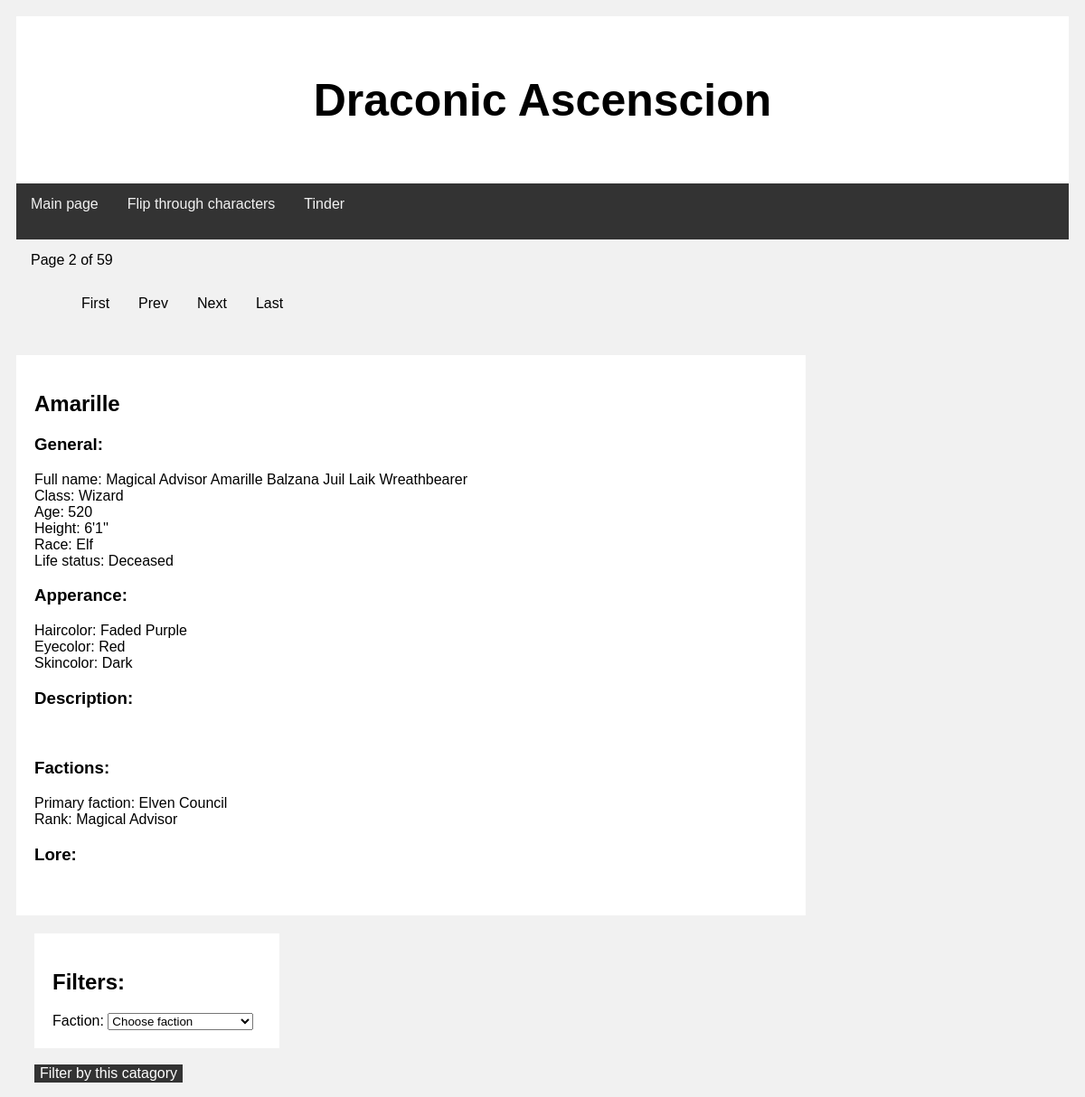
The page /character.php?faction=none&pageno=2 on the database its author committed.
### tables this page shows
CREATE TABLE `characters` (
  `id` int(6) UNSIGNED NOT NULL,
  `name` varchar(30) NOT NULL,
  `lastname` varchar(40) NOT NULL,
  `title` varchar(40) NOT NULL,
  `class` varchar(40) NOT NULL,
  `age` int(6) DEFAULT NULL,
  `height` varchar(10) DEFAULT NULL,
  `race` varchar(20) DEFAULT NULL,
  `prifaction` varchar(40) NOT NULL,
  `prirank` varchar(40) NOT NULL,
  `secfaction` varchar(40) NOT NULL,
  `secrank` varchar(40) NOT NULL,
  `description` varchar(300) NOT NULL,
  `lore` varchar(1000) DEFAULT NULL,
  `arc` varchar(40) NOT NULL,
  `haircolor` varchar(20) DEFAULT NULL,
  `eyecolor` varchar(20) DEFAULT NULL,
  `skincolor` varchar(20) DEFAULT NULL,
  `type` varchar(10) NOT NULL,
  `alive` tinyint(1) DEFAULT NULL,
  `dateable` tinyint(1) NOT NULL,
  `sexuality` varchar(40) NOT NULL,
  `likes` varchar(40) NOT NULL,
  `dislikes` varchar(40) NOT NULL,
  `status` varchar(40) NOT NULL,
  `lookingfor` varchar(40) NOT NULL
);

### character.php (the view, shortened to what this page needs)
<head>
  <link rel="stylesheet" type="text/css" href="stylesheet.css">
</head>
  <?php
  include "nav.inc.php";
  $conn = OpenCon();
  if (isset($_GET['pageno'])) {
    $pageno = $_GET['pageno'];
  } else {
    $pageno = 1;
  }
  $no_of_records_per_page = 1;
  $offset = ($pageno-1) * $no_of_records_per_page;
  $factionresult = "none";
  if((empty($_POST) || $_POST['faction'] == "Choose faction") && (empty($_GET['faction']) || $_GET['faction'] == "none")){
    $total_pages_sql = "SELECT COUNT(*) FROM characters";
    $result = mysqli_query($conn,$total_pages_sql);
    $total_rows = mysqli_fetch_array($result)[0];
    $total_pages = ceil($total_rows / $no_of_records_per_page);
    $sql = "SELECT name, lastname, title, class, age, height, race, prifaction, prirank, secfaction, secrank, description, lore, haircolor, eyecolor, skincolor, alive FROM characters ORDER BY name ASC LIMIT $offset, $no_of_records_per_page";
    $preparedStatement= $conn->prepare($sql);
    }
    $preparedStatement->execute();
    $preparedStatement->bind_result($rawName, $rawLastname, $rawTitle, $rawClass, $rawAge, $rawHeight, $rawRace, $rawPri, $rawPriR, $rawSec, $rawSecR, $rawDesc, $rawLore, $rawHairc, $rawEyec, $rawSkinc, $rawAlive);
    $factionresult = htmlspecialchars($factionresult, ENT_QUOTES, 'UTF-8');
    while($preparedStatement->fetch()){
      $name = htmlspecialchars($rawName, ENT_QUOTES, 'UTF-8');
      $lastname = htmlspecialchars($rawLastname, ENT_QUOTES, 'UTF-8');
      $title = htmlspecialchars($rawTitle, ENT_QUOTES, 'UTF-8');
      $class = htmlspecialchars($rawClass, ENT_QUOTES, 'UTF-8');
      $age = htmlspecialchars($rawAge, ENT_QUOTES, 'UTF-8');
      $height = htmlspecialchars($rawHeight, ENT_QUOTES, 'UTF-8');
      $race = htmlspecialchars($rawRace, ENT_QUOTES, 'UTF-8');
      $prifaction = htmlspecialchars($rawPri, ENT_QUOTES, 'UTF-8');
      $prirank = htmlspecialchars($rawPriR, ENT_QUOTES, 'UTF-8');
      $description = htmlspecialchars($rawDesc, ENT_QUOTES, 'UTF-8');
      $lore = htmlspecialchars($rawLore, ENT_QUOTES, 'UTF-8');
      $haircolor = htmlspecialchars($rawHairc, ENT_QUOTES, 'UTF-8');
      $eyecolor = htmlspecialchars($rawEyec, ENT_QUOTES, 'UTF-8');
      $skincolor = htmlspecialchars($rawSkinc, ENT_QUOTES, 'UTF-8');
      $alive = htmlspecialchars($rawAlive, ENT_QUOTES, 'UTF-8');
      echo "<div class='menu'>
            <div class='input'>
            Page $pageno of $total_pages
            <ul class='pagination'>
            <li style='float: left;'><a href='";
            echo "?faction=".($factionresult);
            echo "&pageno=1'>First</a></li>
              <li style='float: left;'>
            <a href='";
            echo '?faction='.($factionresult);
            if($pageno <= 1){ echo '#';
            } else { echo "&pageno=".($pageno - 1); }
      echo "'>Prev</a>
            </li>
            <li style='float: left;'>
            <a href='";
            echo '?faction='.($factionresult);
            if($pageno >= $total_pages){ echo '#';
            } else { echo "&pageno=".($pageno + 1); }
      echo  "'>Next</a>
              </li>
            <li style='float: left;'><a href='";
            echo "?faction=".($factionresult);
            echo "&pageno= $total_pages' name='faction'>Last</a></li>
            </ul>
            </div>
            </div>";
      echo  "
            <div class='row'>
            <div class='leftcolumn'>
            <div class='card'>
            <h2>$name</h2>
            <h3>General:</h3>
            Full name: $title $name $lastname<br>
            Class: $class<br>
            Age: $age<br>
            Height: $height<br>
            Race: $race<br>
            Life status: ";
            if($alive == '1') { echo "Alive";} else {
              echo "Deceased";
            }
        echo"<h3>Apperance:</h3>
            Haircolor: $haircolor<br>
            Eyecolor: $eyecolor<br>
            Skincolor: $skincolor<br>
            <h3>Description:</h3>
            $description<br>
            <h3>Factions:</h3>
            Primary faction: $prifaction<br>
            Rank: $prirank<br>";
            echo "
            <h3>Lore:</h3> $lore<br>
            </div>
            </div>
            </div>";
    }
    echo "
        <div class='rightcolumn' >
        <div class='card'>
        <h2>Filters:</h2>
        Faction:
        <select form='factionForm' name='faction'>
        <option>Choose faction</option>}";
        echo "</select></div><br>
        <form id='factionForm' action='character.php' method='post' style='float: left;'>
        <input type='submit' name='knapp' value='Filter by this catagory' style='float: left;'/>
        </form>
        </div>
        </div>";
    ?>
  </body>

### stylesheet.css (style rules this page uses)
* { box-sizing: border-box; }
.menu { overflow: hidden; font-size: 16px; display: block; border: none; }
.input { float: left; display: block; color: black; padding: 14px 16px; }
input { font-size: 16px; display: block; border: none; background-color: #333; color: white; }
ul { list-style-type: none; }
a { float: left; display: block; color: black; text-align: center; padding: 14px 16px; text-decoration: none; }
.row:after { content: ""; display: table; clear: both; }
.leftcolumn { float: left; width: 75%; }
.card { background-color: white; padding: 20px; margin-top: 20px; }
.rightcolumn { float: left; width: 25%; background-color: #f1f1f1; padding-left: 20px; }

### rows shown on the page
characters: total_pages "59", name "Amarille", title "Magical Advisor", lastname "Balzana Juil Laik Wreathbearer", class "Wizard", age "520", height "6'1''", race "Elf", alive "Deceased", haircolor "Faded Purple", eyecolor "Red", skincolor "Dark", prifaction "Elven Council", prirank "Magical Advisor"
